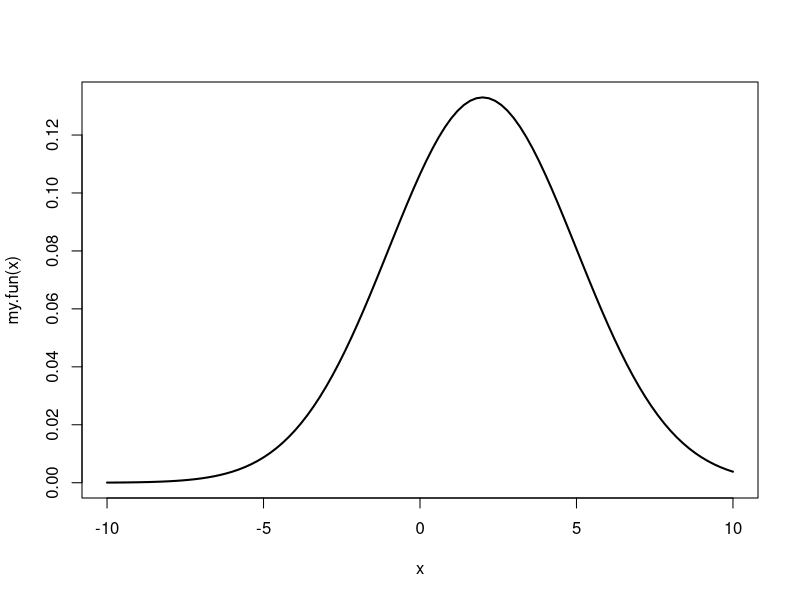

Write R code to recreate this figure.
# Plot the normal distribution with mean = 22 and sd = 3

# Create a function
my.fun <- function(x) {dnorm(x, mean = 2, sd = 3)}

curve(expr = my.fun, 
      from = -10, 
      to = 10, lwd = 2)

